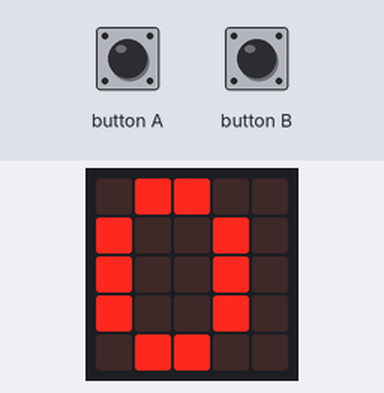
The program below on a simulated BBC micro:bit running MicroPython. Shown: the board's 5×5 LED display. Inputs (shaded band) come from the test bench. Files the program writes start out absent.

Above: at 1.2 s.
1.3 s: button A pressed for 0.15 s
At 2.2 s:
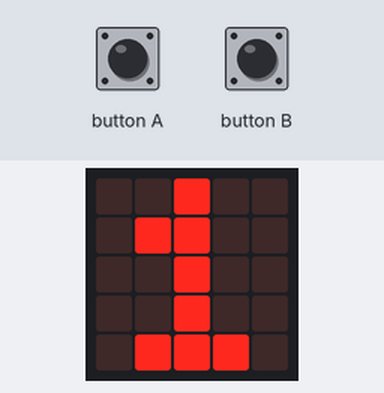
2.9 s: button A pressed for 1 s
At 3.5 s:
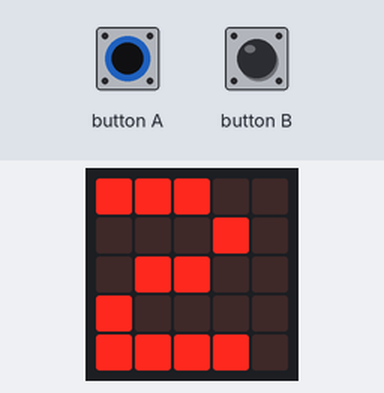
Timing chart, 0 to 5.9 s (numbered marks = the images above; inputs shaded):
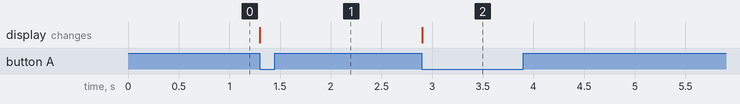

Measured:
- after the input at 1.3 s, the display: changes at once (image 1)
- after the input at 2.9 s, the display: changes at once (image 2)

The program:

clickcounter.py
```python
from microbit import *
import os

FILE = 'counter.txt'

def readCounter():
    with open(FILE, 'rt') as file:
        content = file.read()
        return int(content)

def writeCounter(n):
    with open(FILE, 'wt') as file:
        file.write(str(n))


count = 0

files = os.listdir()
for file in files:
    if file == FILE:
         count = readCounter()

while True:
    if button_a.was_pressed():
        count += 1
        writeCounter(count)
    elif button_b.was_pressed():
        count = 0
        writeCounter(count)
    display.show(str(count))


display.clear()
```
